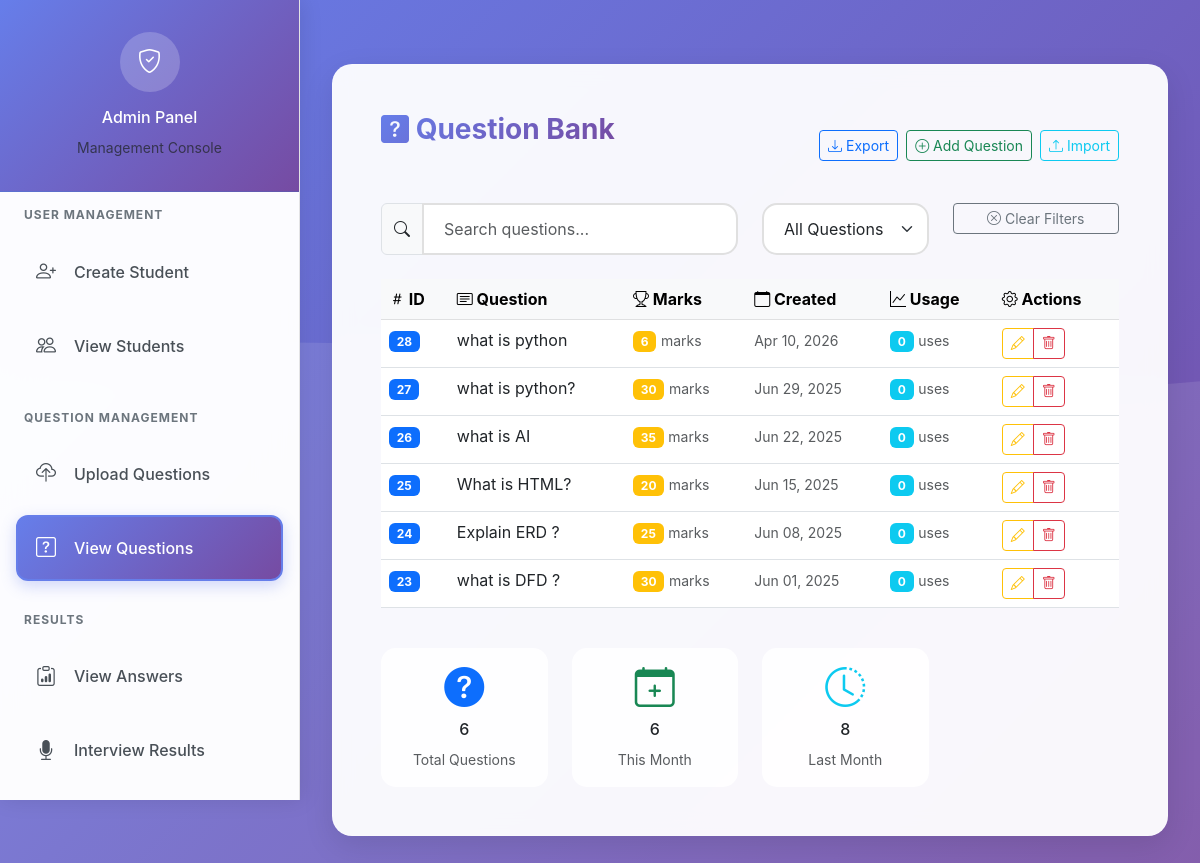
The page /head/view-questions-page/ on the database its author committed.
### head/models.py (models this page shows)
class uploadQuestion(models.Model):
        question=models.CharField(max_length=500)
        marks=models.IntegerField(default=10)
        created_at = models.DateTimeField(auto_now_add=True)  # Add creation timestamp
        usage_count = models.IntegerField(default=0)  # Track how many times this question is used

### head/views.py (the view)
# urls.py: path('view-questions-page/', views.view_questions_page, name='view_questions_page'),
def view_questions_page(request):
    questions = uploadQuestion.objects.all().order_by('-id')
    total_questions = questions.count()
    return render(request, 'head/view_questions.html', {
        'questions': questions,
        'total_questions': total_questions
    })

### head/templates/head/view_questions.html (shortened to what this page needs)
{% extends 'base.html' %}
{% block content %}
<div class="row">
    <div class="col-12">
        <div class="glass-card p-5">
            <div class="d-flex justify-content-between align-items-center mb-4">
                <h3 class="page-title">
                    <i class="bi bi-question-square-fill"></i> Question Bank
                </h3>
                <div class="d-flex gap-2">
                    <button class="btn btn-outline-primary btn-sm" onclick="exportQuestions()">
                        <i class="bi bi-download"></i> Export
                    </button>
                    <button class="btn btn-outline-success btn-sm" onclick="addQuestion()">
                        <i class="bi bi-plus-circle"></i> Add Question
                    </button>
                    <button class="btn btn-outline-info btn-sm" onclick="importQuestions()">
                        <i class="bi bi-upload"></i> Import
                    </button>
                </div>
            </div>
            <div class="row mb-4">
                <div class="col-md-6">
                    <div class="input-group">
                        <span class="input-group-text">
                            <i class="bi bi-search"></i>
                        </span>
                        <input type="text" class="form-control" id="searchInput" placeholder="Search questions...">
                    </div>
                </div>
                <div class="col-md-3">
                    <select class="form-select" id="filterSelect">
                        <option value="">All Questions</option>
                    </select>
                </div>
                <div class="col-md-3">
                    <button class="btn btn-outline-secondary btn-sm w-100" onclick="clearFilters()">
                        <i class="bi bi-x-circle"></i> Clear Filters
                    </button>
                </div>
            </div>
            <div class="table-responsive">
                <table class="table table-hover">
                    <thead class="table-light">
                        <tr>
                            <th><i class="bi bi-hash"></i> ID</th>
                            <th><i class="bi bi-card-text"></i> Question</th>
                            <th><i class="bi bi-trophy"></i> Marks</th>
                            <th><i class="bi bi-calendar"></i> Created</th>
                            <th><i class="bi bi-graph-up"></i> Usage</th>
                            <th><i class="bi bi-gear"></i> Actions</th>
                        </tr>
                    </thead>
                    <tbody>
                        {% for question in questions %}
                        <tr>
                            <td>
                                <span class="badge bg-primary">{{ question.id }}</span>
                            </td>
                            <td>
                                <div class="question-text">
                                    {{ question.question|truncatechars:100 }}
                                </div>
                            </td>
                            <td>
                                <span class="badge bg-warning">{{ question.marks|default:10 }}</span>
                                <small class="text-muted">marks</small>
                            </td>
                            <td>
                                <small class="text-muted">{{ question.created_at|date:"M d, Y" }}</small>
                            </td>
                            <td>
                                <span class="badge bg-info">{{ question.usage_count }}</span>
                                <small class="text-muted">uses</small>
                            </td>
                            <td>
                                <div class="btn-group" role="group">
                                    <button class="btn btn-sm btn-outline-warning" onclick="editQuestion('{{ question.id }}')">
                                        <i class="bi bi-pencil"></i>
                                    </button>
                                    <button class="btn btn-sm btn-outline-danger" onclick="deleteQuestion('{{ question.id }}')">
                                        <i class="bi bi-trash"></i>
                                    </button>
                                </div>
                            </td>
                        </tr>
                        {% endfor %}
                    </tbody>
                </table>
            </div>
            <div class="row mt-4">
                <div class="col-md-3">
                    <div class="stat-card text-center p-3">
                        <div class="stat-icon mb-2">
                            <i class="bi bi-question-circle-fill text-primary display-6"></i>
                        </div>
                        <h6>{{ total_questions }}</h6>
                        <small class="text-muted">Total Questions</small>
                    </div>
                </div>
                <div class="col-md-3">
                    <div class="stat-card text-center p-3">
                        <div class="stat-icon mb-2">
                            <i class="bi bi-calendar-plus text-success display-6"></i>
                        </div>
                        <h6>{{ questions|length }}</h6>
                        <small class="text-muted">This Month</small>
                    </div>
                </div>
                <div class="col-md-3">
                    <div class="stat-card text-center p-3">
                        <div class="stat-icon mb-2">
                            <i class="bi bi-clock-history text-info display-6"></i>
                        </div>
                        <h6>{{ questions|length|add:"2" }}</h6>
                        <small class="text-muted">Last Month</small>
                    </div>
                </div>
            </div>
        </div>
    </div>
</div>
{% endblock %}

### templates/base.html (style rules this page uses)
:root { --primary-gradient: linear-gradient(135deg, #667eea 0%, #764ba2 100%); --secondary-gradient: linear-gradient(135deg, #f093fb 0%, #f5576c 100%); --success-gradient: linear-gradient(135deg, #4facfe 0%, #00f2fe 100%); --dark-bg: #1a1a2e; --card-shadow: 0 10px 30px rgba(0, 0, 0, 0.1); }
body { font-family: 'Inter', -apple-system, BlinkMacSystemFont, 'Segoe UI', Roboto, sans-serif; background: linear-gradient(135deg, #667eea 0%, #764ba2 100%); min-height: 100vh; position: relative; }
body::before { content: ''; position: fixed; top: 0; left: 0; right: 0; bottom: 0; background-size: cover; z-index: -1; }
.glass-card { background: rgba(255, 255, 255, 0.95); backdrop-filter: blur(10px); border-radius: 20px; box-shadow: var(--card-shadow); border: 1px solid rgba(255, 255, 255, 0.2); transition: transform 0.3s ease, box-shadow 0.3s ease; }
.form-control, .form-select { border-radius: 15px; border: 2px solid #e0e0e0; padding: 12px 20px; transition: all 0.3s ease; }
.page-title { background: var(--primary-gradient); -webkit-background-clip: text; background-clip: text; -webkit-text-fill-color: transparent; font-weight: 700; margin-bottom: 2rem; }
.fade-in { animation: fadeIn 0.5s ease-in; }

### head/templates/head/view_questions.html (style rules this page uses)
.question-text { max-width: 300px; overflow: hidden; text-overflow: ellipsis; white-space: nowrap; }
.stat-card { background: rgba(255, 255, 255, 0.95); border-radius: 15px; transition: transform 0.3s ease; }

### rows shown on the page
uploadQuestion: id "28", question "what is python", marks "6", created_at "Apr 10, 2026", usage_count "0"
uploadQuestion: id "27", question "what is python?", marks "30", created_at "Jun 29, 2025", usage_count "0"
uploadQuestion: id "26", question "what is AI", marks "35", created_at "Jun 22, 2025", usage_count "0"
uploadQuestion: id "25", question "What is HTML?", marks "20", created_at "Jun 15, 2025", usage_count "0"
uploadQuestion: id "24", question "Explain ERD ?", marks "25", created_at "Jun 08, 2025", usage_count "0"
uploadQuestion: id "23", question "what is DFD ?", marks "30", created_at "Jun 01, 2025", usage_count "0"

### other values the page prints
{{ total_questions }} "6"
{{ questions|length }} "6"
{{ questions|length|add:"2" }} "8"
